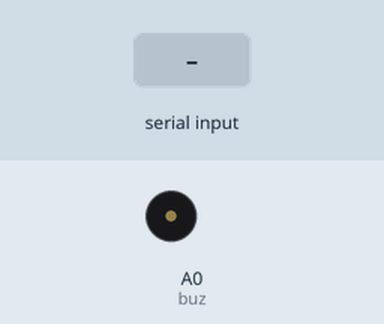
This sketch was run on a simulated Arduino Uno, built with avr-gcc and run on an emulated ATmega328P. On the bench: buzzer (waves = sounding). Inputs (shaded band) come from the test bench. What the sketch prints to the serial monitor is not drawn.

Above: at 1.2 s.
1.3 s: "1" received over Serial
Timing chart, 0 to 4.3 s (numbered marks = the images above; inputs shaded):
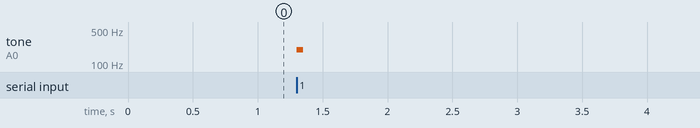

The sketch:

Morse_code_transeiver.ino
```cpp
//setting the pins
int number;
int buz = A0;
const int dotLength = 50;
const int dashLength = 150;

void setup() {
  //starting serial
  Serial.begin(9600);
  pinMode(buz, OUTPUT);
  Serial.print('3');
}


void loop() {

  //Getting info from python
  if (Serial.available()) {
    number = Serial.read();
    if (number == '1') {
      dot();
    }

    if (number == '2') {
      dash();
    }

    if (number == '3') {
      delay(150);
    }

  }
}

// creating functions
void dot(){
  digitalWrite(13, HIGH);
  tone(buz, 196 , 1000);
  delay(dotLength);
  noTone(buz);
  digitalWrite(13, LOW);
  delay(dotLength);
  }


void dash(){
  digitalWrite(13, HIGH);
  tone(buz, 196 , 1000);
  delay(dashLength);
  noTone(buz);
  digitalWrite(13, LOW);
  delay(dashLength);

  }
```

Measured:
- after the input at 1.3 s, tone on A0 (buz): silent → 196 Hz at once, → silent 0.05 s later
